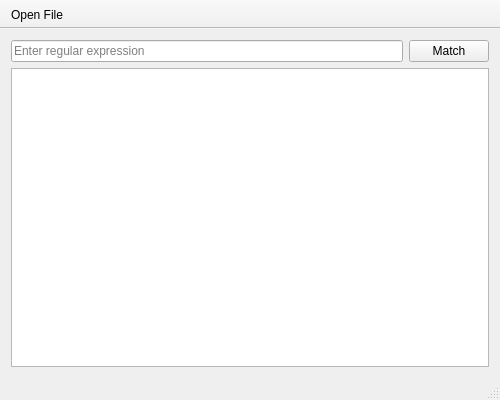
<?xml version="1.0" encoding="UTF-8"?>
<ui version="4.0">
 <class>MainWindow</class>
 <widget class="QMainWindow" name="MainWindow">
  <property name="geometry">
   <rect>
    <x>0</x>
    <y>0</y>
    <width>500</width>
    <height>400</height>
   </rect>
  </property>
  <property name="windowTitle">
   <string>Regular Expression Engine</string>
  </property>
  <widget class="QWidget" name="centralWidget">
   <layout class="QGridLayout" name="gridLayout">
    <item row="0" column="0">
     <layout class="QVBoxLayout" name="verticalLayout">
      <item>
       <layout class="QHBoxLayout" name="horizontalLayout">
        <item>
         <widget class="QLineEdit" name="lineEdit">
          <property name="placeholderText">
           <string>Enter regular expression</string>
          </property>
         </widget>
        </item>
        <item>
         <widget class="QPushButton" name="pushButton">
          <property name="text">
           <string>Match</string>
          </property>
         </widget>
        </item>
       </layout>
      </item>
      <item>
       <widget class="QTextEdit" name="textEdit">
        <property name="html">
         <string>&lt;!DOCTYPE HTML PUBLIC &quot;-//W3C//DTD HTML 4.0//EN&quot; &quot;http://www.w3.org/TR/REC-html40/strict.dtd&quot;&gt;
&lt;html&gt;&lt;head&gt;&lt;meta name=&quot;qrichtext&quot; content=&quot;1&quot; /&gt;&lt;style type=&quot;text/css&quot;&gt;
p, li { white-space: pre-wrap; }
&lt;/style&gt;&lt;/head&gt;&lt;body style=&quot; font-family:'Sans'; font-size:10pt; font-weight:400; font-style:normal;&quot;&gt;
&lt;p style=&quot;-qt-paragraph-type:empty; margin-top:0px; margin-bottom:0px; margin-left:0px; margin-right:0px; -qt-block-indent:0; text-indent:0px;&quot;&gt;&lt;br /&gt;&lt;/p&gt;&lt;/body&gt;&lt;/html&gt;</string>
        </property>
        <property name="acceptRichText">
         <bool>false</bool>
        </property>
        <property name="textInteractionFlags">
         <set>Qt::TextSelectableByKeyboard|Qt::TextSelectableByMouse</set>
        </property>
       </widget>
      </item>
     </layout>
    </item>
   </layout>
  </widget>
  <widget class="QMenuBar" name="menuBar">
   <property name="geometry">
    <rect>
     <x>0</x>
     <y>0</y>
     <width>500</width>
     <height>23</height>
    </rect>
   </property>
  </widget>
  <widget class="QStatusBar" name="statusBar"/>
  <widget class="QToolBar" name="mainToolBar">
   <property name="movable">
    <bool>false</bool>
   </property>
   <property name="allowedAreas">
    <set>Qt::TopToolBarArea</set>
   </property>
   <property name="floatable">
    <bool>false</bool>
   </property>
   <attribute name="toolBarArea">
    <enum>TopToolBarArea</enum>
   </attribute>
   <attribute name="toolBarBreak">
    <bool>false</bool>
   </attribute>
   <addaction name="actionOpen_File"/>
  </widget>
  <action name="actionOpen_File">
   <property name="text">
    <string>Open File</string>
   </property>
  </action>
 </widget>
 <layoutdefault spacing="6" margin="11"/>
 <resources/>
 <connections>
  <connection>
   <sender>actionOpen_File</sender>
   <signal>activated()</signal>
   <receiver>MainWindow</receiver>
   <slot>fileDialog()</slot>
   <hints>
    <hint type="sourcelabel">
     <x>-1</x>
     <y>-1</y>
    </hint>
    <hint type="destinationlabel">
     <x>92</x>
     <y>58</y>
    </hint>
   </hints>
  </connection>
 </connections>
 <slots>
  <slot>fileDialog()</slot>
 </slots>
</ui>
